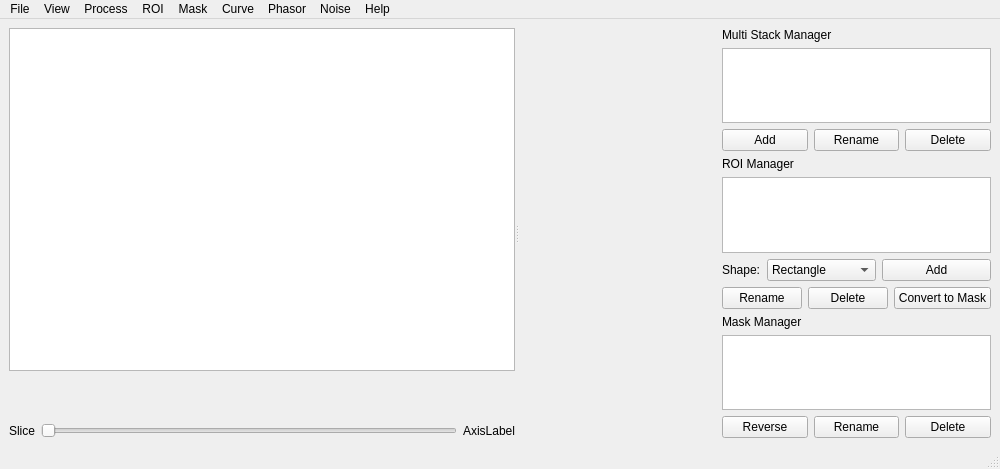
<?xml version="1.0" encoding="UTF-8"?>
<ui version="4.0">
 <class>MainWindow</class>
 <widget class="QMainWindow" name="MainWindow">
  <property name="geometry">
   <rect>
    <x>0</x>
    <y>0</y>
    <width>1000</width>
    <height>469</height>
   </rect>
  </property>
  <property name="windowTitle">
   <string>MainWindow</string>
  </property>
  <property name="tabShape">
   <enum>QTabWidget::TabShape::Rounded</enum>
  </property>
  <widget class="QWidget" name="centralwidget">
   <layout class="QHBoxLayout" name="horizontalLayout_6" stretch="3,1">
    <item>
     <widget class="QSplitter" name="splitter">
      <property name="orientation">
       <enum>Qt::Orientation::Horizontal</enum>
      </property>
      <widget class="QWidget" name="layoutWidget">
       <layout class="QVBoxLayout" name="sliceViewVLayout">
        <item>
         <widget class="ScrollableGraphicsView" name="ppsGraphicsView">
          <property name="minimumSize">
           <size>
            <width>0</width>
            <height>0</height>
           </size>
          </property>
          <property name="verticalScrollBarPolicy">
           <enum>Qt::ScrollBarPolicy::ScrollBarAlwaysOff</enum>
          </property>
          <property name="horizontalScrollBarPolicy">
           <enum>Qt::ScrollBarPolicy::ScrollBarAlwaysOff</enum>
          </property>
         </widget>
        </item>
        <item>
         <widget class="MatplotlibFigureCanvas" name="colorbar" native="true">
          <property name="sizePolicy">
           <sizepolicy hsizetype="Expanding" vsizetype="Preferred">
            <horstretch>0</horstretch>
            <verstretch>0</verstretch>
           </sizepolicy>
          </property>
          <property name="minimumSize">
           <size>
            <width>0</width>
            <height>40</height>
           </size>
          </property>
          <property name="maximumSize">
           <size>
            <width>16777215</width>
            <height>80</height>
           </size>
          </property>
         </widget>
        </item>
        <item>
         <layout class="QHBoxLayout" name="sliderLayout">
          <item>
           <widget class="QLabel" name="sliceNumberLabel">
            <property name="text">
             <string>Slice</string>
            </property>
           </widget>
          </item>
          <item>
           <widget class="QSlider" name="sliceSlider">
            <property name="orientation">
             <enum>Qt::Orientation::Horizontal</enum>
            </property>
           </widget>
          </item>
          <item>
           <widget class="QLabel" name="axisLabel">
            <property name="text">
             <string>AxisLabel</string>
            </property>
           </widget>
          </item>
         </layout>
        </item>
       </layout>
      </widget>
      <widget class="MatplotlibFigureCanvas" name="plotCanvas" native="true">
       <property name="minimumSize">
        <size>
         <width>0</width>
         <height>0</height>
        </size>
       </property>
       <property name="maximumSize">
        <size>
         <width>16777215</width>
         <height>16777215</height>
        </size>
       </property>
      </widget>
     </widget>
    </item>
    <item>
     <layout class="QVBoxLayout" name="managerVLayout">
      <item>
       <widget class="QLabel" name="stackMgrLabel">
        <property name="text">
         <string>Multi Stack Manager</string>
        </property>
       </widget>
      </item>
      <item>
       <widget class="QListWidget" name="stackListWidget"/>
      </item>
      <item>
       <layout class="QHBoxLayout" name="stackHLayout">
        <item>
         <widget class="QPushButton" name="stackAddButton">
          <property name="text">
           <string>Add</string>
          </property>
         </widget>
        </item>
        <item>
         <widget class="QPushButton" name="stackRenameButton">
          <property name="text">
           <string>Rename</string>
          </property>
         </widget>
        </item>
        <item>
         <widget class="QPushButton" name="stackDeleteButton">
          <property name="text">
           <string>Delete</string>
          </property>
         </widget>
        </item>
       </layout>
      </item>
      <item>
       <widget class="QLabel" name="roiMgrLabel">
        <property name="text">
         <string>ROI Manager</string>
        </property>
       </widget>
      </item>
      <item>
       <widget class="QListWidget" name="roiListWidget"/>
      </item>
      <item>
       <layout class="QHBoxLayout" name="horizontalLayout_2">
        <item>
         <widget class="QLabel" name="roiShapeLabel">
          <property name="sizePolicy">
           <sizepolicy hsizetype="Fixed" vsizetype="Preferred">
            <horstretch>0</horstretch>
            <verstretch>0</verstretch>
           </sizepolicy>
          </property>
          <property name="text">
           <string>Shape:</string>
          </property>
         </widget>
        </item>
        <item>
         <widget class="QComboBox" name="roiShapeComboBox">
          <property name="sizePolicy">
           <sizepolicy hsizetype="Preferred" vsizetype="Fixed">
            <horstretch>0</horstretch>
            <verstretch>0</verstretch>
           </sizepolicy>
          </property>
          <item>
           <property name="text">
            <string>Rectangle</string>
           </property>
          </item>
          <item>
           <property name="text">
            <string>Circle</string>
           </property>
          </item>
          <item>
           <property name="text">
            <string>Ellipse</string>
           </property>
          </item>
          <item>
           <property name="text">
            <string>Polygon</string>
           </property>
          </item>
         </widget>
        </item>
        <item>
         <widget class="QPushButton" name="roiAddButton">
          <property name="text">
           <string>Add</string>
          </property>
         </widget>
        </item>
       </layout>
      </item>
      <item>
       <layout class="QHBoxLayout" name="horizontalLayout_3"/>
      </item>
      <item>
       <layout class="QHBoxLayout" name="horizontalLayout_4">
        <item>
         <widget class="QPushButton" name="roiRenameButton">
          <property name="text">
           <string>Rename</string>
          </property>
         </widget>
        </item>
        <item>
         <widget class="QPushButton" name="roiDeleteButton">
          <property name="text">
           <string>Delete</string>
          </property>
         </widget>
        </item>
        <item>
         <widget class="QPushButton" name="roiConvertToMaskButton">
          <property name="text">
           <string>Convert to Mask</string>
          </property>
         </widget>
        </item>
       </layout>
      </item>
      <item>
       <widget class="QLabel" name="maskMgrLabel">
        <property name="text">
         <string>Mask Manager</string>
        </property>
       </widget>
      </item>
      <item>
       <widget class="QListWidget" name="maskListWidget"/>
      </item>
      <item>
       <layout class="QHBoxLayout" name="horizontalLayout_5">
        <item>
         <widget class="QPushButton" name="maskReverseButton">
          <property name="text">
           <string>Reverse</string>
          </property>
         </widget>
        </item>
        <item>
         <widget class="QPushButton" name="maskRenameButton">
          <property name="text">
           <string>Rename</string>
          </property>
         </widget>
        </item>
        <item>
         <widget class="QPushButton" name="maskDeleteButton">
          <property name="text">
           <string>Delete</string>
          </property>
         </widget>
        </item>
       </layout>
      </item>
     </layout>
    </item>
   </layout>
  </widget>
  <widget class="QMenuBar" name="menubar">
   <property name="geometry">
    <rect>
     <x>0</x>
     <y>0</y>
     <width>1000</width>
     <height>33</height>
    </rect>
   </property>
   <property name="defaultUp">
    <bool>false</bool>
   </property>
   <widget class="QMenu" name="menuFile">
    <property name="title">
     <string>File</string>
    </property>
    <addaction name="actionOpenStack"/>
    <addaction name="separator"/>
    <addaction name="actionSaveStackTIFF"/>
    <addaction name="actionSaveStackPickle"/>
    <addaction name="separator"/>
    <addaction name="actionExit"/>
   </widget>
   <widget class="QMenu" name="menuView">
    <property name="title">
     <string>View</string>
    </property>
    <widget class="QMenu" name="menuColorbarScale">
     <property name="title">
      <string>Colorbar Scale</string>
     </property>
     <addaction name="actionStandardDeviation"/>
     <addaction name="actionFullRange"/>
     <addaction name="actionCustomRange"/>
    </widget>
    <widget class="QMenu" name="menuColormap">
     <property name="title">
      <string>Colormap</string>
     </property>
     <addaction name="actionDefault"/>
     <addaction name="actionRdBuR"/>
     <addaction name="actionViridis"/>
     <addaction name="actionGray"/>
    </widget>
    <addaction name="menuColormap"/>
    <addaction name="menuColorbarScale"/>
    <addaction name="separator"/>
    <addaction name="actionSaveView"/>
   </widget>
   <widget class="QMenu" name="menuProcess">
    <property name="title">
     <string>Process</string>
    </property>
    <widget class="QMenu" name="menuBackground_Subtraction">
     <property name="title">
      <string>Background Subtraction</string>
     </property>
     <addaction name="actionSubNegativeTime"/>
     <addaction name="actionSubFirstLastNFrames"/>
     <addaction name="actionSubFixedValue"/>
     <addaction name="separator"/>
     <addaction name="actionResetBackgroundSubtraction"/>
    </widget>
    <addaction name="menuBackground_Subtraction"/>
    <addaction name="actionDownsample"/>
    <addaction name="actionSVDDenoise"/>
    <addaction name="actionStackMath"/>
   </widget>
   <widget class="QMenu" name="menuROI">
    <property name="title">
     <string>ROI</string>
    </property>
    <addaction name="actionConfigure_Selected_ROI"/>
    <addaction name="actionClearAllROIs"/>
   </widget>
   <widget class="QMenu" name="menuMask">
    <property name="title">
     <string>Mask</string>
    </property>
    <addaction name="actionImportMask"/>
    <addaction name="actionExportSelectedMask"/>
    <addaction name="actionExportMask"/>
    <addaction name="separator"/>
    <addaction name="actionMaskAllZeroPixels"/>
    <addaction name="actionMaskIntensityThreshold"/>
    <addaction name="separator"/>
    <addaction name="actionMaskMath"/>
    <addaction name="actionClearAllMasks"/>
   </widget>
   <widget class="QMenu" name="menuPhasor">
    <property name="title">
     <string>Phasor</string>
    </property>
    <addaction name="actionPhasor"/>
   </widget>
   <widget class="QMenu" name="menuNoise">
    <property name="title">
     <string>Noise</string>
    </property>
    <addaction name="actionNoise"/>
   </widget>
   <widget class="QMenu" name="menuAbout">
    <property name="title">
     <string>Help</string>
    </property>
    <addaction name="actionAbout"/>
   </widget>
   <widget class="QMenu" name="menuCurve">
    <property name="title">
     <string>Curve</string>
    </property>
    <addaction name="actionNormalizeCurve"/>
    <addaction name="actionCurveFit"/>
    <addaction name="separator"/>
    <addaction name="actionViewCurve"/>
    <addaction name="actionExportCurve"/>
   </widget>
   <addaction name="menuFile"/>
   <addaction name="menuView"/>
   <addaction name="menuProcess"/>
   <addaction name="menuROI"/>
   <addaction name="menuMask"/>
   <addaction name="menuCurve"/>
   <addaction name="menuPhasor"/>
   <addaction name="menuNoise"/>
   <addaction name="menuAbout"/>
  </widget>
  <widget class="QStatusBar" name="statusbar"/>
  <action name="actionOpenStack">
   <property name="text">
    <string>Open Stack</string>
   </property>
  </action>
  <action name="actionExit">
   <property name="text">
    <string>Exit</string>
   </property>
  </action>
  <action name="actionStandardDeviation">
   <property name="text">
    <string>Standard Deviation</string>
   </property>
  </action>
  <action name="actionFullRange">
   <property name="text">
    <string>Full Range</string>
   </property>
  </action>
  <action name="actionCustomRange">
   <property name="text">
    <string>Custom Range...</string>
   </property>
  </action>
  <action name="actionDefault">
   <property name="text">
    <string>Default</string>
   </property>
  </action>
  <action name="actionRdBuR">
   <property name="text">
    <string>RdBu_r</string>
   </property>
  </action>
  <action name="actionViridis">
   <property name="text">
    <string>Viridis</string>
   </property>
  </action>
  <action name="actionGray">
   <property name="text">
    <string>Gray</string>
   </property>
  </action>
  <action name="actionSubNegativeTime">
   <property name="text">
    <string>Subtract Negative Time Frames</string>
   </property>
  </action>
  <action name="actionSubFirstLastNFrames">
   <property name="text">
    <string>Subtract First/Last N Frames...</string>
   </property>
  </action>
  <action name="actionSaveStackTIFF">
   <property name="text">
    <string>Save Stack as TIFF</string>
   </property>
  </action>
  <action name="actionImportROI">
   <property name="text">
    <string>Import ROI...</string>
   </property>
  </action>
  <action name="actionExportROI">
   <property name="text">
    <string>Export ROI...</string>
   </property>
  </action>
  <action name="actionClearAllROIs">
   <property name="text">
    <string>Clear All ROIs</string>
   </property>
  </action>
  <action name="actionImportMask">
   <property name="text">
    <string>Import Mask...</string>
   </property>
  </action>
  <action name="actionExportMask">
   <property name="text">
    <string>Export Mask...</string>
   </property>
  </action>
  <action name="actionClearAllMasks">
   <property name="text">
    <string>Clear All Masks</string>
   </property>
  </action>
  <action name="actionCurveFit">
   <property name="text">
    <string>Curve Fit...</string>
   </property>
  </action>
  <action name="actionExportCurve">
   <property name="text">
    <string>Export Curve...</string>
   </property>
  </action>
  <action name="actionSaveStackPickle">
   <property name="text">
    <string>Save Stack as Pickle</string>
   </property>
  </action>
  <action name="actionDownsample">
   <property name="text">
    <string>Downsample...</string>
   </property>
  </action>
  <action name="actionMaskMath">
   <property name="text">
    <string>Mask Math...</string>
   </property>
  </action>
  <action name="actionAbout">
   <property name="text">
    <string>About</string>
   </property>
  </action>
  <action name="actionPhasor">
   <property name="text">
    <string>Phasor Analysis</string>
   </property>
  </action>
  <action name="actionNormalizeCurve">
   <property name="checkable">
    <bool>true</bool>
   </property>
   <property name="checked">
    <bool>false</bool>
   </property>
   <property name="text">
    <string>Normalize Curve</string>
   </property>
  </action>
  <action name="actionNoise">
   <property name="text">
    <string>Noise Analysis</string>
   </property>
  </action>
  <action name="actionViewCurve">
   <property name="text">
    <string>View Curve...</string>
   </property>
  </action>
  <action name="actionSaveView">
   <property name="text">
    <string>Save View...</string>
   </property>
  </action>
  <action name="actionResetBackgroundSubtraction">
   <property name="text">
    <string>Reset Background Subtraction</string>
   </property>
  </action>
  <action name="actionSubFixedValue">
   <property name="text">
    <string>Subtract Fixed Value</string>
   </property>
  </action>
  <action name="actionMaskAllZeroPixels">
   <property name="text">
    <string>Mask all-zero pixels</string>
   </property>
  </action>
  <action name="actionMaskIntensityThreshold">
   <property name="text">
    <string>Mask from threshold...</string>
   </property>
  </action>
  <action name="actionExportSelectedMask">
   <property name="text">
    <string>Export Selected Mask...</string>
   </property>
  </action>
  <action name="actionStackMath">
   <property name="text">
    <string>Stack Math...</string>
   </property>
  </action>
  <action name="actionConfigure_Selected_ROI">
   <property name="text">
    <string>Edit Selected ROI...</string>
   </property>
  </action>
  <action name="actionSVDDenoise">
   <property name="text">
    <string>SVD Denoise...</string>
   </property>
  </action>
 </widget>
 <customwidgets>
  <customwidget>
   <class>MatplotlibFigureCanvas</class>
   <extends>QWidget</extends>
   <header>puprisa.ui.widgets.mpl_canvas</header>
   <container>1</container>
  </customwidget>
  <customwidget>
   <class>ScrollableGraphicsView</class>
   <extends>QGraphicsView</extends>
   <header>puprisa.ui.widgets.scrollable_graphics_view</header>
  </customwidget>
 </customwidgets>
 <resources/>
 <connections/>
</ui>
